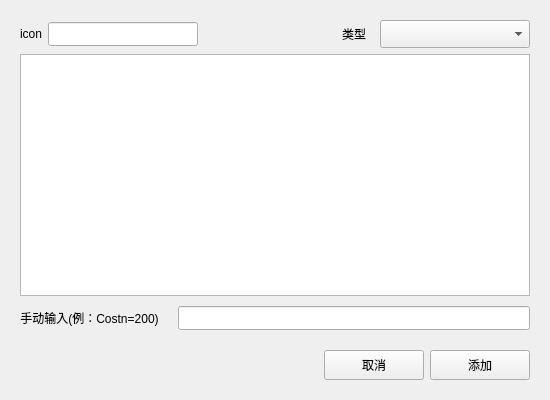
<?xml version="1.0" encoding="UTF-8"?>
<ui version="4.0">
 <class>Form</class>
 <widget class="QWidget" name="Form">
  <property name="geometry">
   <rect>
    <x>0</x>
    <y>0</y>
    <width>550</width>
    <height>400</height>
   </rect>
  </property>
  <property name="windowTitle">
   <string>Form</string>
  </property>
  <layout class="QGridLayout" name="gridLayout_4">
   <item row="0" column="1">
    <widget class="QWidget" name="widget" native="true">
     <layout class="QGridLayout" name="gridLayout_5">
      <item row="0" column="0">
       <layout class="QGridLayout" name="gridLayout_2">
        <item row="0" column="0">
         <widget class="QLabel" name="label_icon">
          <property name="text">
           <string>icon</string>
          </property>
         </widget>
        </item>
        <item row="0" column="1">
         <widget class="QLineEdit" name="lineEdit_find">
          <property name="minimumSize">
           <size>
            <width>150</width>
            <height>24</height>
           </size>
          </property>
         </widget>
        </item>
        <item row="0" column="2">
         <spacer name="horizontalSpacer_2">
          <property name="orientation">
           <enum>Qt::Horizontal</enum>
          </property>
          <property name="sizeType">
           <enum>QSizePolicy::Preferred</enum>
          </property>
          <property name="sizeHint" stdset="0">
           <size>
            <width>246</width>
            <height>20</height>
           </size>
          </property>
         </spacer>
        </item>
        <item row="0" column="3">
         <widget class="QLabel" name="label">
          <property name="sizePolicy">
           <sizepolicy hsizetype="Fixed" vsizetype="Preferred">
            <horstretch>0</horstretch>
            <verstretch>0</verstretch>
           </sizepolicy>
          </property>
          <property name="minimumSize">
           <size>
            <width>40</width>
            <height>0</height>
           </size>
          </property>
          <property name="maximumSize">
           <size>
            <width>60</width>
            <height>16777215</height>
           </size>
          </property>
          <property name="text">
           <string>类型</string>
          </property>
          <property name="alignment">
           <set>Qt::AlignCenter</set>
          </property>
         </widget>
        </item>
        <item row="0" column="4">
         <widget class="QComboBox" name="comboBox_type">
          <property name="sizePolicy">
           <sizepolicy hsizetype="Fixed" vsizetype="Fixed">
            <horstretch>0</horstretch>
            <verstretch>0</verstretch>
           </sizepolicy>
          </property>
          <property name="minimumSize">
           <size>
            <width>150</width>
            <height>28</height>
           </size>
          </property>
         </widget>
        </item>
       </layout>
      </item>
      <item row="1" column="0">
       <widget class="QTableWidget" name="table_options"/>
      </item>
      <item row="2" column="0">
       <spacer name="verticalSpacer">
        <property name="orientation">
         <enum>Qt::Vertical</enum>
        </property>
        <property name="sizeType">
         <enum>QSizePolicy::Fixed</enum>
        </property>
        <property name="sizeHint" stdset="0">
         <size>
          <width>178</width>
          <height>4</height>
         </size>
        </property>
       </spacer>
      </item>
      <item row="3" column="0">
       <layout class="QGridLayout" name="gridLayout_3">
        <item row="0" column="1">
         <spacer name="horizontalSpacer_4">
          <property name="orientation">
           <enum>Qt::Horizontal</enum>
          </property>
          <property name="sizeType">
           <enum>QSizePolicy::Fixed</enum>
          </property>
          <property name="sizeHint" stdset="0">
           <size>
            <width>13</width>
            <height>20</height>
           </size>
          </property>
         </spacer>
        </item>
        <item row="0" column="2">
         <widget class="QLineEdit" name="lineEdit_value">
          <property name="minimumSize">
           <size>
            <width>0</width>
            <height>24</height>
           </size>
          </property>
         </widget>
        </item>
        <item row="0" column="0">
         <widget class="QLabel" name="label_4">
          <property name="sizePolicy">
           <sizepolicy hsizetype="Fixed" vsizetype="Preferred">
            <horstretch>0</horstretch>
            <verstretch>0</verstretch>
           </sizepolicy>
          </property>
          <property name="text">
           <string>手动输入(例：Costn=200)</string>
          </property>
          <property name="alignment">
           <set>Qt::AlignCenter</set>
          </property>
         </widget>
        </item>
       </layout>
      </item>
      <item row="4" column="0">
       <spacer name="verticalSpacer_2">
        <property name="orientation">
         <enum>Qt::Vertical</enum>
        </property>
        <property name="sizeType">
         <enum>QSizePolicy::Fixed</enum>
        </property>
        <property name="sizeHint" stdset="0">
         <size>
          <width>178</width>
          <height>14</height>
         </size>
        </property>
       </spacer>
      </item>
      <item row="5" column="0">
       <layout class="QGridLayout" name="gridLayout">
        <item row="0" column="0">
         <spacer name="horizontalSpacer">
          <property name="orientation">
           <enum>Qt::Horizontal</enum>
          </property>
          <property name="sizeHint" stdset="0">
           <size>
            <width>40</width>
            <height>20</height>
           </size>
          </property>
         </spacer>
        </item>
        <item row="0" column="1">
         <widget class="QPushButton" name="pushButton_cancel">
          <property name="minimumSize">
           <size>
            <width>100</width>
            <height>30</height>
           </size>
          </property>
          <property name="text">
           <string>取消</string>
          </property>
         </widget>
        </item>
        <item row="0" column="2">
         <widget class="QPushButton" name="pushButton_sure">
          <property name="minimumSize">
           <size>
            <width>100</width>
            <height>30</height>
           </size>
          </property>
          <property name="text">
           <string>添加</string>
          </property>
         </widget>
        </item>
       </layout>
      </item>
     </layout>
    </widget>
   </item>
  </layout>
 </widget>
 <resources/>
 <connections/>
</ui>
